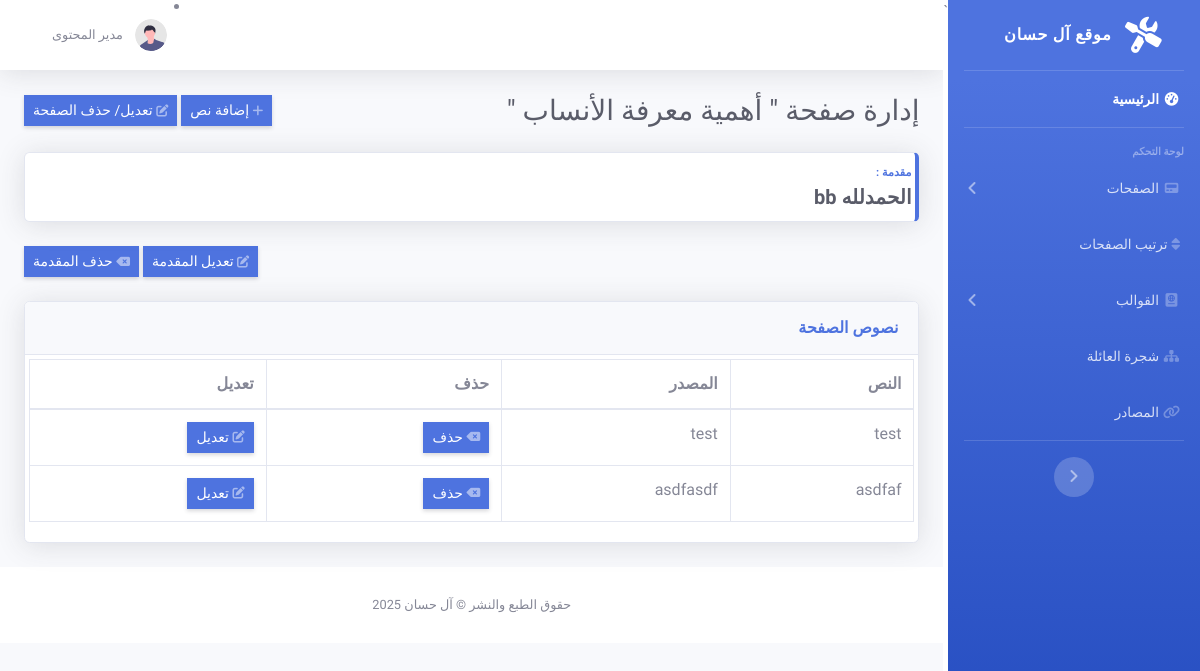
Page /dashboard/temp1.php?h_id=1 (signed in) on the committed database.
### tables this page shows
CREATE TABLE `headline` (
  `h_id` int(255) NOT NULL,
  `temp_id` int(225) NOT NULL,
  `sort_order` int(255) NOT NULL DEFAULT 0,
  `title` varchar(1000) NOT NULL,
  `intro` varchar(1000) DEFAULT NULL,
  `logo_img` varchar(255) DEFAULT NULL,
  `main_img` varchar(255) DEFAULT NULL
);

CREATE TABLE `content` (
  `c_id` int(255) NOT NULL,
  `h_id` int(255) NOT NULL,
  `caption` varchar(1000) NOT NULL,
  `detail` varchar(1000) DEFAULT NULL,
  `img` varchar(255) DEFAULT NULL
);

### dashboard/temp1.php (the view, shortened to what this page needs)
<?php
    require_once 'includes/header.php';
    require_once 'includes/navbar.php';
    require_once 'includes/user.php';
    require_once 'includes/config.php';
    if (isset($_GET['h_id'])) {
        $headline_id = intval($_GET['h_id']);
    } else {
        echo "<p>No headline id provided.</p>";
        require_once "./includes/footer.php";
        exit;
    }
    $temp_id = 1;
    $sql_headline = "SELECT h.h_id, h.title, h.intro, h.temp_id
                 FROM headline h
                 WHERE h.h_id = $headline_id AND h.temp_id = $temp_id";
    $exe_headline = mysqli_query($conn, $sql_headline);
    if ($row = mysqli_fetch_assoc($exe_headline)) {
        $head_id = $row['h_id'];
        $title   = $row['title'];
        $intro   = $row['intro'];
    } else {
        echo "<p>Record not found.</p>";
        require_once "./includes/footer.php";
        exit;
    }
    $sql_content = "SELECT c.c_id, c.caption, c.detail
                FROM content c
                WHERE c.h_id = $headline_id";
    $exe_content = mysqli_query($conn, $sql_content);
?>
<div class="container-fluid">
    <div class="d-sm-flex align-items-center justify-content-between mb-4">
        <h1 class="h3 mb-0 text-gray-800">إدارة صفحة "<?php echo $title; ?> "</h1>
        <div>
        <a href="add_content.php?headline_id=<?php echo urlencode($headline_id); ?>&temp_id=<?php echo urlencode($temp_id); ?>"
        class="d-none d-sm-inline-block btn btn-sm btn-primary shadow-sm">
            <i class="fa-solid fa-plus fa-sm text-white-50"></i> إضافة نص
        </a>
        <a href="edit_page.php?headline_id=<?php echo urlencode($headline_id);?>&temp_id=<?php echo urlencode($temp_id);?>"
        class="d-none d-sm-inline-block btn btn-sm btn-primary shadow-sm">
            <i class="fa-solid fa-pen-to-square fa-sm text-white-50"></i>  تعديل/ حذف الصفحة
        </a>
        </div>
    </div>
    <div class="mb-4">
        <div class="card border-left-primary shadow h-100 py-2">
            <div class="card-body">
                <div class="row no-gutters align-items-center">
                    <div class="col mr-2">
                        <div class="text-xs font-weight-bold text-primary text-uppercase mb-1">
                            مقدمة :</div>
                        <div class="h5 mb-0 font-weight-bold text-gray-800">
                            <?php
                                echo(strlen($intro) > 200 ? substr($intro, 0, strrpos(substr($intro, 0, 200), ' ')) . " ..." : $intro);
                            ?>
                        </div>
                    </div>
                </div>
            </div>
        </div>
    </div>
    <div class="d-sm-flex align-items-center justify-content-end mb-4">
        <div>
        <a href="edit_intro.php?h_id=<?php echo $headline_id; ?>&temp_id=<?php echo $temp_id; ?>"
           class="d-none d-sm-inline-block btn btn-sm btn-primary shadow-sm">
            <i class="fa-solid fa-pen-to-square fa-sm text-white-50"></i> تعديل المقدمة
        </a>
        <a href="delete_intro.php?h_id=<?php echo $headline_id; ?>&temp_id=<?php echo $temp_id; ?>" class="d-none d-sm-inline-block btn btn-sm btn-primary shadow-sm">
            <i class="fa-solid fa-delete-left fa-sm text-white-50"></i> حذف المقدمة
        </a>
        </div>
    </div>
    <div class="card shadow mb-4">
        <div class="card-header py-3">
            <h6 class="m-0 font-weight-bold text-primary">نصوص الصفحة</h6>
        </div>
        <div class="card-body">
            <div class="table-responsive">
                <table class="table table-bordered" id="dataTable" width="100%" cellspacing="0">
                    <thead>
                        <tr>
                            <th>النص</th>
                            <th>المصدر</th>
                            <th>حذف</th>
                            <th>تعديل</th>
                        </tr>
                    </thead>
                    <tbody>
                    <?php
                        if (mysqli_num_rows($exe_content) > 0) {
                            while ($row = mysqli_fetch_assoc($exe_content)) {
                                $c_id      = $row['c_id'];
                                $caption = $row['caption'];
                                $detail  = $row['detail'];
                                if (! empty($c_id) && ! empty($caption) && ! empty($detail)) {
                                    echo '
                                <tr>
                                    <td>' . (strlen($caption) > 300 ? substr($caption, 0, strrpos(substr($caption, 0, 300), ' ')) . " ..." : $caption) . '</td>
                                    <td>' . (strlen($detail) > 100 ? substr($detail, 0, strrpos(substr($detail, 0, 100), ' ')) . "..." : $detail) . '</td>
                                    <td><a href="delete_table.php?headline_id=' .urlencode($head_id).'&c_id='.urlencode($c_id).'&temp_id='.urlencode($temp_id).'" class="d-none d-sm-inline-block btn btn-sm btn-primary shadow-sm">
                                            <i class="fa-solid fa-delete-left  fa-sm text-white-50"></i> حذف
                                        </a></td>
                                    <td>
                                        <a href="edit_table.php?headline_id=' .urlencode($head_id).'&c_id='.urlencode($c_id).'&temp_id='.urlencode($temp_id).'" class="d-none d-sm-inline-block btn btn-sm btn-primary shadow-sm">
                                            <i class="fa-solid fa-pen-to-square fa-sm text-white-50"></i> تعديل
                                        </a>
                                    </td>
                                </tr>';
                                }
                            }
                        } else {
                            echo "
                        <tr>
                            <td colspan='4' class='text-center'>لا توجد بيانات متاحة حاليًا.</td>
                        </tr>";
                        }
                    ?>
                    </tbody>
                </table>
            </div>
        </div>
    </div>
</div>
<?php
    require_once 'includes/footer.php';
?>

### rows in the picture
headline: title "أهمية معرفة الأنساب", intro "الحمدلله bb"
content: caption "test", detail "test"
content: caption "asdfaf", detail "asdfasdf"
